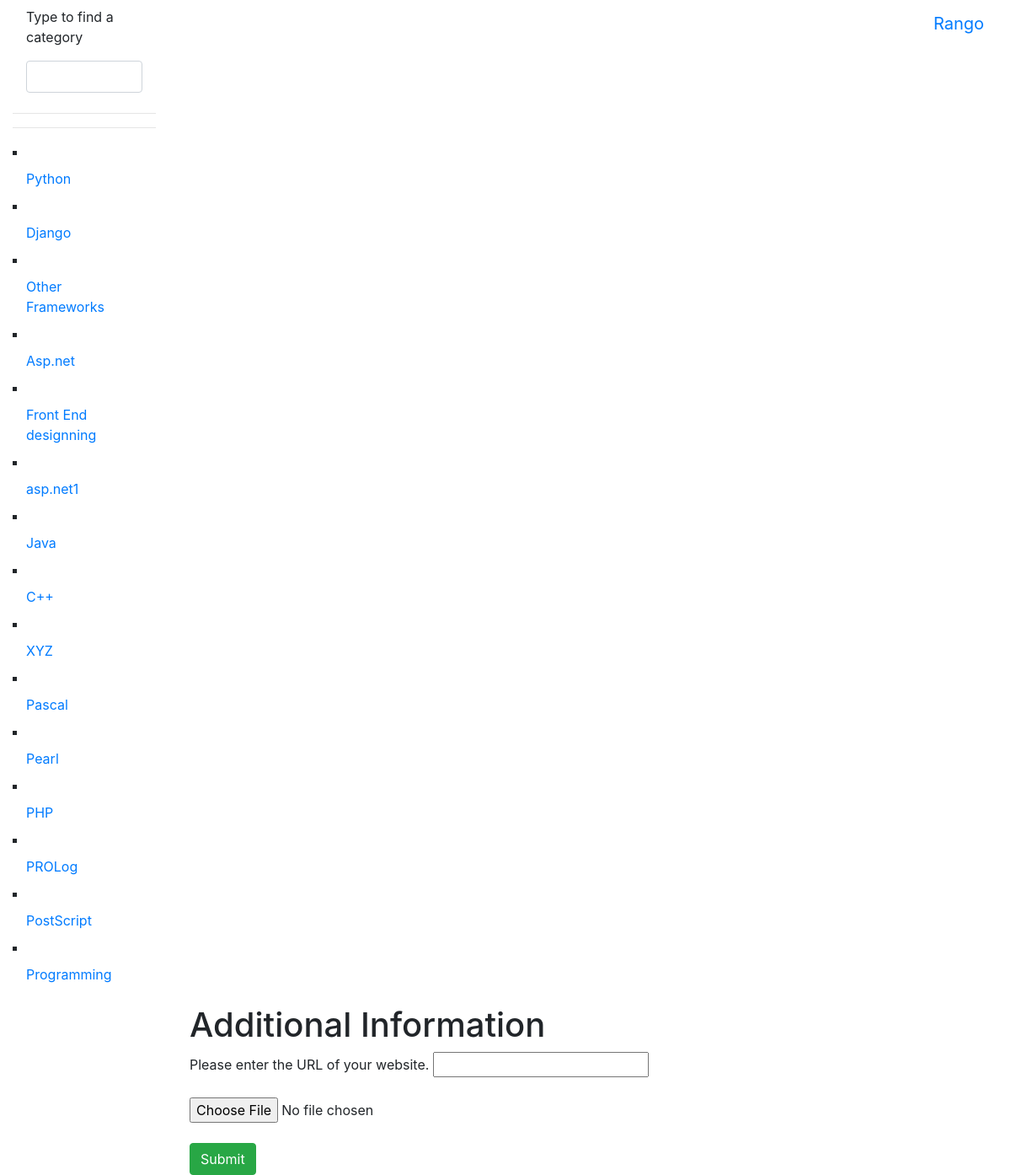
Page /rango/Add_Details/ (signed in) on the committed database.
### rango/models.py (models this page shows, shortened)
class Category(models.Model):
    name = models.CharField(max_length=128, unique=True)
    like = models.IntegerField(default=0)
    views = models.IntegerField(default=0)
    slug = models.SlugField(unique=True)
    class Meta:
        verbose_name_plural = 'Categories'

### rango/views.py (the view, shortened to what this page needs)
@login_required
def register_details(request):
    form = UserProfileForm()
    context_dict = {'form': form}
    return render(request, 'rango_t/profile_registration.html', context_dict)

### rango/forms.py
class UserProfileForm(forms.ModelForm):
    website=forms.URLField(max_length=200, help_text="Please enter the URL of your website.", required=False)
    picture=forms.ImageField(max_length=200)
    class Meta:
        model=User_Profile
        fields=('website','picture')

### rango/templatetags/rango_template_tags.py (called while the page is built)
@register.inclusion_tag('rango_t/cats.html')
def get_category_list(cat=None):
    return {'cats': Category.objects.all()}

### templates/rango_t/profile_registration.html (shortened to what this page needs)
{% extends 'rango_t/base_bootstrap.html' %}
{% block body_block%}
<h1> Additional Information </h1>
<form id="registration" enctype="multipart/form-data" method="POST" action=".">
        {% for field in form.visible_fields %}
            {{ field.help_text }}
            {{ field }}<br/><br/>
        {% endfor %}
    <button class="btn btn-success" type="submit" name="submit" value="Search">Submit</button>
</form>
{% endblock %}

### templates/rango_t/cats.html (shortened to what this page needs)
{% for c in cats %}
    {% if c == act_cat %}
    <li type="square" class="nav-item"> <strong>
<a href="{% url 'show_category' c.slug %}" class="nav-link">{{ c.name }}</a> </strong><span class="badge badge-pill badge-primary">{{page.views}}</span>
</li> {% else %}
<li type="square" class="nav-item">
<a href="{% url 'show_category' c.slug %}" class="nav-link" >{{ c.name }}</a>
</li> {% endif %}
{% endfor %}

### rows in the picture
Category: name "Python"
Category: name "Django"
Category: name "Other Frameworks"
Category: name "Asp.net"
Category: name "Front End designning"
Category: name "asp.net1"
Category: name "Java"
Category: name "C++"
Category: name "XYZ"
Category: name "Pascal"
Category: name "Pearl"
Category: name "PHP"
Category: name "PROLog"
Category: name "PostScript"
Category: name "Programming"

### other values in the picture
{{ field.help_text }} "Please enter the URL of your website."
